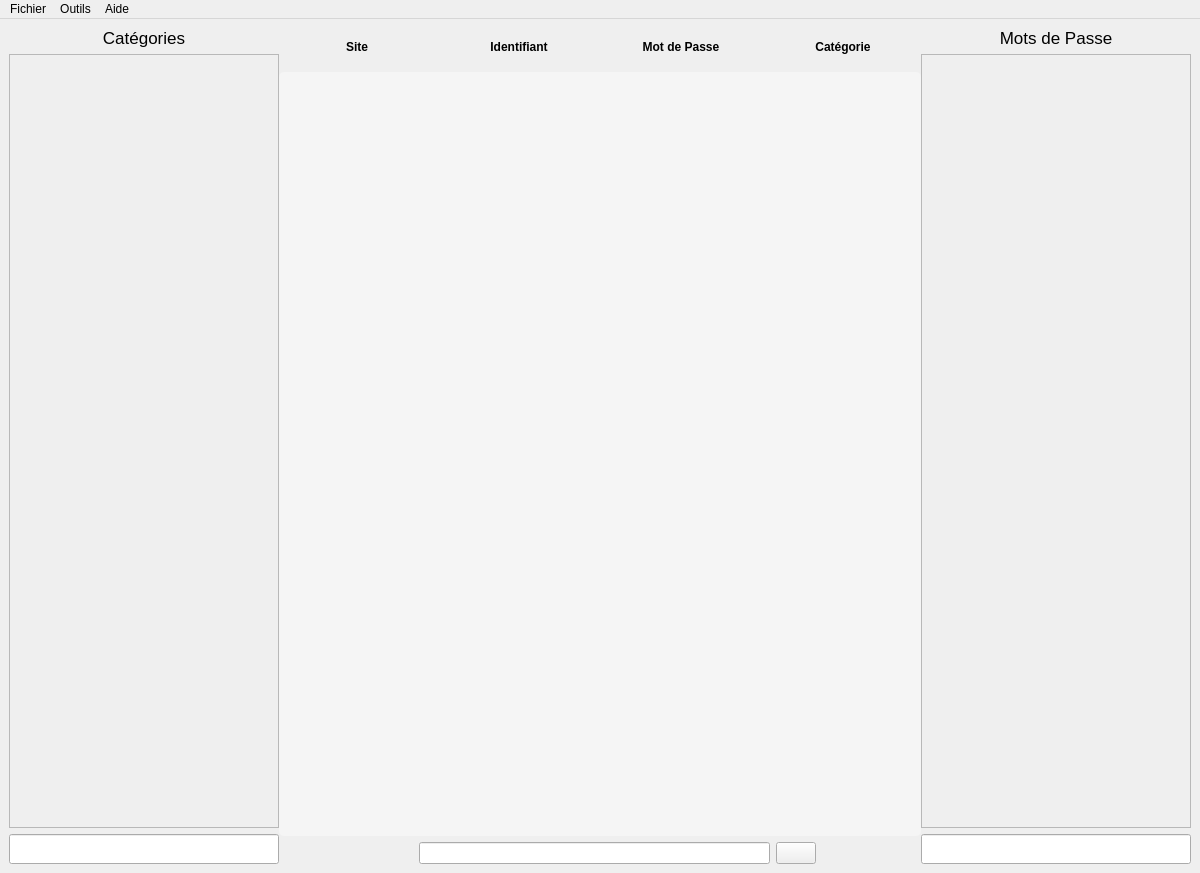
<?xml version="1.0" encoding="UTF-8"?>
<ui version="4.0">
 <class>fenetreGestion</class>
 <widget class="QMainWindow" name="fenetreGestion">
  <property name="enabled">
   <bool>true</bool>
  </property>
  <property name="geometry">
   <rect>
    <x>0</x>
    <y>0</y>
    <width>1200</width>
    <height>873</height>
   </rect>
  </property>
  <property name="sizePolicy">
   <sizepolicy hsizetype="MinimumExpanding" vsizetype="MinimumExpanding">
    <horstretch>0</horstretch>
    <verstretch>0</verstretch>
   </sizepolicy>
  </property>
  <property name="windowTitle">
   <string>Fenêtre de Gestion - MindPass</string>
  </property>
  <property name="windowIcon">
   <iconset>
    <normaloff>../ressources/MindPass-icone.png</normaloff>../ressources/MindPass-icone.png</iconset>
  </property>
  <property name="styleSheet">
   <string notr="true">QMainWindow {
	background: qradialgradient(spread:pad, cx:0, cy:1, radius:1.406, fx:0, fy:1, stop:0 rgba(244, 216, 148, 255), stop:1 rgba(255, 102, 102, 255));
}

#titre_cat, #titre_pwd {
	color: white;
}

QLineEdit {
    background: rgba(255,255,255,100);
    border: none;
    border-radius: 5px;
    color: black;
    padding-left: 10px;
}

#ajouter_cat, #ajouter_pwd  {
	border: solid 3px white;
}

QPushButton#pushButton_ajout_site {
     background-color: transparent;
     border: none;
	 image: url(&quot;../ressources/icones/check.svg&quot;);
 }

QPushButton:hover#pushButton_ajout_site {
	 image: url(&quot;../ressources/icones/check-vertclair.svg&quot;);
 }

 QPushButton:pressed#pushButton_ajout_site {
	 image: url(&quot;../ressources/icones/check-vertfonce.svg&quot;);
 }

QPushButton#pushButton_pwd, QPushButton#pushButton_cat {
     background-color: transparent;
     border: none;
	 image: url(&quot;../ressources/icones/croix_757575.svg&quot;);
 }

QPushButton:hover#pushButton_pwd, QPushButton:hover#pushButton_cat {
	 image: url(&quot;../ressources/icones/croix_929292.svg&quot;);
 }

 QPushButton:pressed#pushButton_pwd, QPushButton:pressed#pushButton_cat {
	 image: url(&quot;../ressources/icones/croix_575757.svg&quot;);
 }

QScrollArea {
    background: transparent;
	border: none;
	border-radius: 5px;
}

#scrollAreaWidgetContents_cat, #scrollAreaWidgetContents_pwd {
	background : rgba(255,255,255,44);
}

QGroupBox {
    background-color: qlineargradient(x1: 0, y1: 0, x2: 0, y2: 1,
                                      stop: 0 transparent, stop: 1 rgba(117,117,117,22));
    border: 2px solid gray;
    border-radius: 10px;
    margin-top: 2.5ex;
}

QGroupBox::title {
    subcontrol-origin: margin;
    subcontrol-position: top center;
    padding: 0 10px;
	color: #757575;
	font-weight: bold;
}

QGroupBox &gt; QLabel {
	color: rgba(255,255,255,200);
}

QVBoxLayout &gt; QHBoxLayout#libelles &gt; QLabel {
	color: white;
}



QComboBox {
    border: 1px solid gray;
    border-radius: 3px;
    padding: 1px 18px 1px 3px;
    min-width: 6em;
}

QStringList, QString, QStringView, QListView {
	background-color: white;
}

QComboBox:on { /* shift the text when the popup opens */
    padding-top: 3px;
    padding-left: 4px;
}

QComboBox::drop-down {
    subcontrol-origin: padding;
    subcontrol-position: top right;
    width: 15px;
	padding: 1px 5px 0px 0px;
    border-left-width: 2px;
    border-left-color: #757575;
    border-left-style: solid; /* just a single line */
    border-top-right-radius: 3px; /* same radius as the QComboBox */
    border-bottom-right-radius: 3px;
}

QComboBox::down-arrow {
    image: url(&quot;../ressources/icones/derouler.svg&quot;);
}

QComboBox::down-arrow:on {
    image: url(&quot;../ressources/icones/enrouler.svg&quot;);
}

/* perso test : remplacer par D:/Users/Alexandre/Desktop/MindPass/Code/Interface_graphique/PyQt/ressources/icones/ */</string>
  </property>
  <widget class="QWidget" name="corps_gestion">
   <property name="enabled">
    <bool>true</bool>
   </property>
   <property name="styleSheet">
    <string notr="true"/>
   </property>
   <layout class="QHBoxLayout" name="horizontalLayout">
    <item>
     <widget class="QSplitter" name="splitter">
      <property name="orientation">
       <enum>Qt::Horizontal</enum>
      </property>
      <property name="handleWidth">
       <number>0</number>
      </property>
      <widget class="QWidget" name="layoutWidget">
       <layout class="QVBoxLayout" name="Categories" stretch="0,4,1">
        <property name="sizeConstraint">
         <enum>QLayout::SetNoConstraint</enum>
        </property>
        <item>
         <widget class="QLabel" name="titre_cat">
          <property name="minimumSize">
           <size>
            <width>210</width>
            <height>0</height>
           </size>
          </property>
          <property name="font">
           <font>
            <pointsize>13</pointsize>
           </font>
          </property>
          <property name="text">
           <string>Catégories</string>
          </property>
          <property name="alignment">
           <set>Qt::AlignCenter</set>
          </property>
          <property name="indent">
           <number>0</number>
          </property>
         </widget>
        </item>
        <item>
         <widget class="QScrollArea" name="scrollArea_cat">
          <property name="widgetResizable">
           <bool>true</bool>
          </property>
          <property name="alignment">
           <set>Qt::AlignLeading|Qt::AlignLeft|Qt::AlignTop</set>
          </property>
          <widget class="QWidget" name="scrollAreaWidgetContents_cat">
           <property name="geometry">
            <rect>
             <x>0</x>
             <y>0</y>
             <width>250</width>
             <height>667</height>
            </rect>
           </property>
           <property name="minimumSize">
            <size>
             <width>250</width>
             <height>0</height>
            </size>
           </property>
           <layout class="QVBoxLayout" name="verticalLayout_3">
            <property name="rightMargin">
             <number>14</number>
            </property>
           </layout>
          </widget>
         </widget>
        </item>
        <item>
         <widget class="QLineEdit" name="ajouter_cat">
          <property name="minimumSize">
           <size>
            <width>0</width>
            <height>30</height>
           </size>
          </property>
          <property name="text">
           <string/>
          </property>
          <property name="alignment">
           <set>Qt::AlignCenter</set>
          </property>
         </widget>
        </item>
       </layout>
      </widget>
      <widget class="QWidget" name="verticalLayoutWidget_2">
       <layout class="QVBoxLayout" name="Sites" stretch="1,20,1">
        <item>
         <layout class="QHBoxLayout" name="libelles">
          <item>
           <widget class="QLabel" name="libelle_site">
            <property name="font">
             <font>
              <weight>75</weight>
              <bold>true</bold>
             </font>
            </property>
            <property name="text">
             <string>Site</string>
            </property>
            <property name="alignment">
             <set>Qt::AlignCenter</set>
            </property>
           </widget>
          </item>
          <item>
           <widget class="QLabel" name="libelle_id">
            <property name="font">
             <font>
              <weight>75</weight>
              <bold>true</bold>
             </font>
            </property>
            <property name="text">
             <string>Identifiant</string>
            </property>
            <property name="alignment">
             <set>Qt::AlignCenter</set>
            </property>
           </widget>
          </item>
          <item>
           <widget class="QLabel" name="libelle_pwd">
            <property name="font">
             <font>
              <weight>75</weight>
              <bold>true</bold>
             </font>
            </property>
            <property name="text">
             <string>Mot de Passe</string>
            </property>
            <property name="alignment">
             <set>Qt::AlignCenter</set>
            </property>
           </widget>
          </item>
          <item>
           <widget class="QLabel" name="libelle_categorie">
            <property name="font">
             <font>
              <weight>75</weight>
              <bold>true</bold>
             </font>
            </property>
            <property name="text">
             <string>Catégorie</string>
            </property>
            <property name="alignment">
             <set>Qt::AlignCenter</set>
            </property>
           </widget>
          </item>
         </layout>
        </item>
        <item>
         <widget class="QScrollArea" name="scrollArea_sites">
          <property name="enabled">
           <bool>true</bool>
          </property>
          <property name="sizePolicy">
           <sizepolicy hsizetype="Expanding" vsizetype="Expanding">
            <horstretch>0</horstretch>
            <verstretch>0</verstretch>
           </sizepolicy>
          </property>
          <property name="minimumSize">
           <size>
            <width>500</width>
            <height>0</height>
           </size>
          </property>
          <property name="styleSheet">
           <string notr="true">QWidget {
    border: none;
    border-radius: 5px;
	background: rgba(255,255,255,50);
}

QLabel {
	background-color: transparent;
	background: transparent;
}
</string>
          </property>
          <property name="widgetResizable">
           <bool>true</bool>
          </property>
          <property name="alignment">
           <set>Qt::AlignLeading|Qt::AlignLeft|Qt::AlignTop</set>
          </property>
          <widget class="QWidget" name="scrollAreaWidgetContents_sites">
           <property name="geometry">
            <rect>
             <x>0</x>
             <y>0</y>
             <width>715</width>
             <height>703</height>
            </rect>
           </property>
           <layout class="QVBoxLayout" name="verticalLayout"/>
          </widget>
         </widget>
        </item>
        <item>
         <layout class="QHBoxLayout" name="ajout_site" stretch="4,10,1,3">
          <item>
           <spacer name="horizontalSpacer_2">
            <property name="orientation">
             <enum>Qt::Horizontal</enum>
            </property>
            <property name="sizeHint" stdset="0">
             <size>
              <width>40</width>
              <height>20</height>
             </size>
            </property>
           </spacer>
          </item>
          <item>
           <widget class="QLineEdit" name="lineEdit_ajout_site"/>
          </item>
          <item>
           <widget class="QPushButton" name="pushButton_ajout_site">
            <property name="text">
             <string/>
            </property>
           </widget>
          </item>
          <item>
           <spacer name="horizontalSpacer">
            <property name="orientation">
             <enum>Qt::Horizontal</enum>
            </property>
            <property name="sizeHint" stdset="0">
             <size>
              <width>40</width>
              <height>20</height>
             </size>
            </property>
           </spacer>
          </item>
         </layout>
        </item>
       </layout>
      </widget>
      <widget class="QWidget" name="layoutWidget">
       <layout class="QVBoxLayout" name="Passwords" stretch="0,0,1">
        <item>
         <widget class="QLabel" name="titre_pwd">
          <property name="minimumSize">
           <size>
            <width>210</width>
            <height>0</height>
           </size>
          </property>
          <property name="font">
           <font>
            <pointsize>13</pointsize>
           </font>
          </property>
          <property name="text">
           <string>Mots de Passe</string>
          </property>
          <property name="alignment">
           <set>Qt::AlignCenter</set>
          </property>
          <property name="indent">
           <number>0</number>
          </property>
         </widget>
        </item>
        <item>
         <widget class="QScrollArea" name="scrollArea_pwd">
          <property name="maximumSize">
           <size>
            <width>16777215</width>
            <height>16777215</height>
           </size>
          </property>
          <property name="widgetResizable">
           <bool>true</bool>
          </property>
          <property name="alignment">
           <set>Qt::AlignLeading|Qt::AlignLeft|Qt::AlignTop</set>
          </property>
          <widget class="QWidget" name="scrollAreaWidgetContents_pwd">
           <property name="geometry">
            <rect>
             <x>0</x>
             <y>0</y>
             <width>222</width>
             <height>701</height>
            </rect>
           </property>
           <layout class="QVBoxLayout" name="verticalLayout_2">
            <property name="rightMargin">
             <number>14</number>
            </property>
           </layout>
          </widget>
         </widget>
        </item>
        <item>
         <widget class="QLineEdit" name="ajouter_pwd">
          <property name="minimumSize">
           <size>
            <width>0</width>
            <height>30</height>
           </size>
          </property>
          <property name="text">
           <string/>
          </property>
          <property name="alignment">
           <set>Qt::AlignCenter</set>
          </property>
         </widget>
        </item>
       </layout>
      </widget>
     </widget>
    </item>
   </layout>
  </widget>
  <widget class="QMenuBar" name="menubar">
   <property name="geometry">
    <rect>
     <x>0</x>
     <y>0</y>
     <width>1200</width>
     <height>38</height>
    </rect>
   </property>
   <widget class="QMenu" name="menuAide">
    <property name="title">
     <string>Aide</string>
    </property>
    <addaction name="actionObtenir_de_l_aide"/>
    <addaction name="separator"/>
    <addaction name="actionA_propos_de_MindPass"/>
   </widget>
   <widget class="QMenu" name="menuFichier">
    <property name="title">
     <string>Fichier</string>
    </property>
    <addaction name="actionFermer"/>
   </widget>
   <widget class="QMenu" name="menuOutils">
    <property name="title">
     <string>Outils</string>
    </property>
    <widget class="QMenu" name="menuConfidentialite">
     <property name="title">
      <string>Affichage</string>
     </property>
     <addaction name="actionMode_deux_lettres"/>
     <addaction name="actionMode_complet"/>
    </widget>
    <widget class="QMenu" name="menuChanger_de_langue">
     <property name="title">
      <string>Changer de langue</string>
     </property>
     <addaction name="actionFrancais"/>
     <addaction name="actionEnglish"/>
    </widget>
    <addaction name="menuChanger_de_langue"/>
    <addaction name="separator"/>
    <addaction name="menuConfidentialite"/>
    <addaction name="actionPreferences"/>
   </widget>
   <addaction name="menuFichier"/>
   <addaction name="menuOutils"/>
   <addaction name="menuAide"/>
  </widget>
  <action name="actionFermer">
   <property name="text">
    <string>Fermer</string>
   </property>
   <property name="shortcut">
    <string>Alt+F4</string>
   </property>
  </action>
  <action name="actionPreferences">
   <property name="icon">
    <iconset>
     <normaloff>../ressources/icones/paramètres.svg</normaloff>../ressources/icones/paramètres.svg</iconset>
   </property>
   <property name="text">
    <string>Préférences</string>
   </property>
  </action>
  <action name="actionObtenir_de_l_aide">
   <property name="text">
    <string>Obtenir de l'aide</string>
   </property>
   <property name="shortcut">
    <string>F1</string>
   </property>
  </action>
  <action name="actionA_propos_de_MindPass">
   <property name="text">
    <string>À propos de MindPass</string>
   </property>
  </action>
  <action name="actionMode_deux_lettres">
   <property name="checkable">
    <bool>true</bool>
   </property>
   <property name="text">
    <string>Mode &quot;deux lettres&quot;</string>
   </property>
   <property name="toolTip">
    <string>N'affiche que les 2 premières lettres de tous vos mots de passe à l'écran</string>
   </property>
  </action>
  <action name="actionMode_complet">
   <property name="checkable">
    <bool>true</bool>
   </property>
   <property name="checked">
    <bool>true</bool>
   </property>
   <property name="text">
    <string>Mode complet</string>
   </property>
   <property name="toolTip">
    <string>Affiche tous vos mots de passe de façon explicite à l'écran</string>
   </property>
  </action>
  <action name="actionFrancais">
   <property name="checkable">
    <bool>true</bool>
   </property>
   <property name="checked">
    <bool>true</bool>
   </property>
   <property name="text">
    <string>Français</string>
   </property>
  </action>
  <action name="actionEnglish">
   <property name="checkable">
    <bool>true</bool>
   </property>
   <property name="text">
    <string>English</string>
   </property>
  </action>
 </widget>
 <tabstops>
  <tabstop>scrollArea_cat</tabstop>
  <tabstop>ajouter_cat</tabstop>
  <tabstop>scrollArea_pwd</tabstop>
  <tabstop>ajouter_pwd</tabstop>
 </tabstops>
 <resources/>
 <connections/>
</ui>
